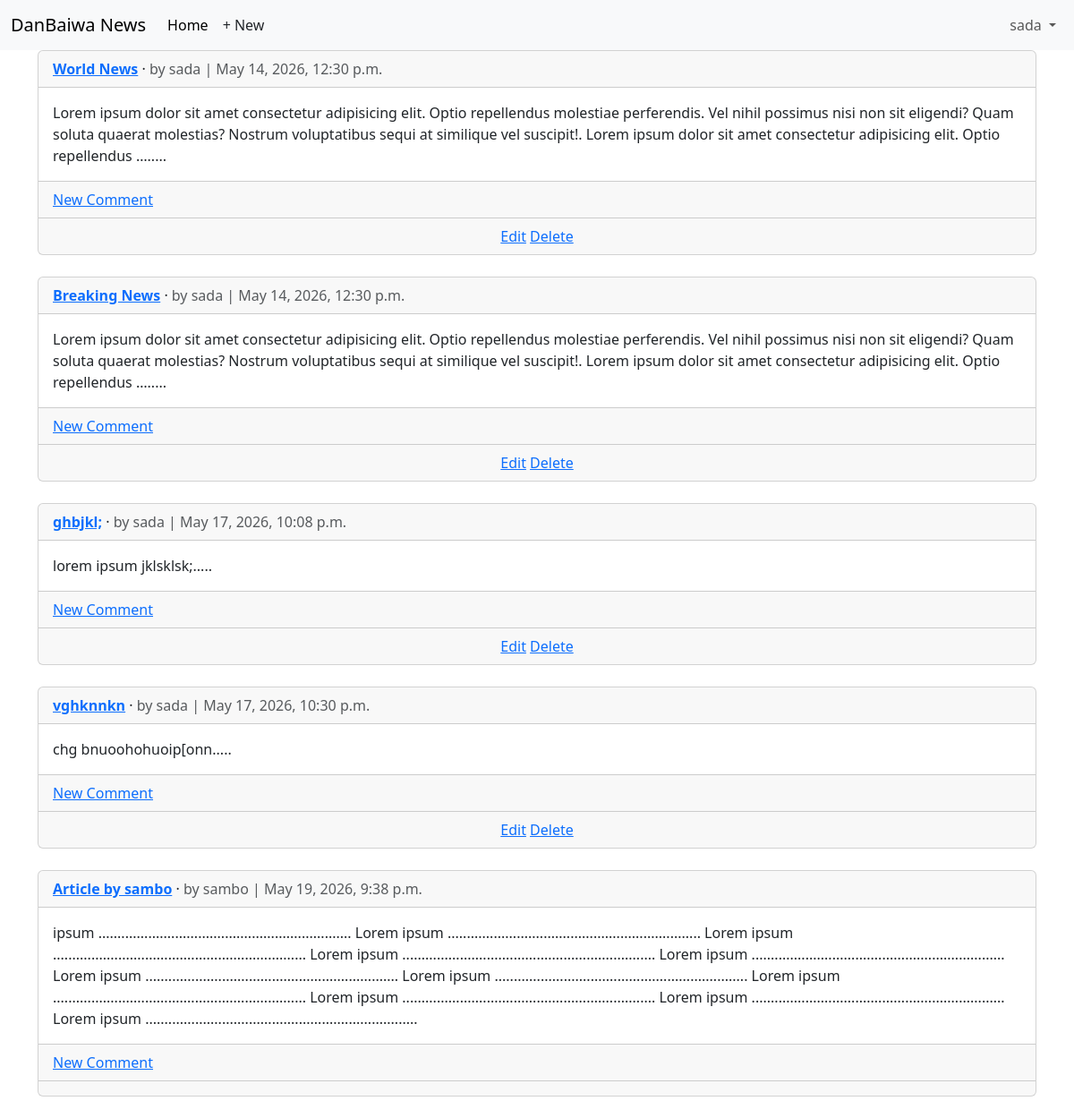
The page /articles/ (signed in) on the database as committed earlier.
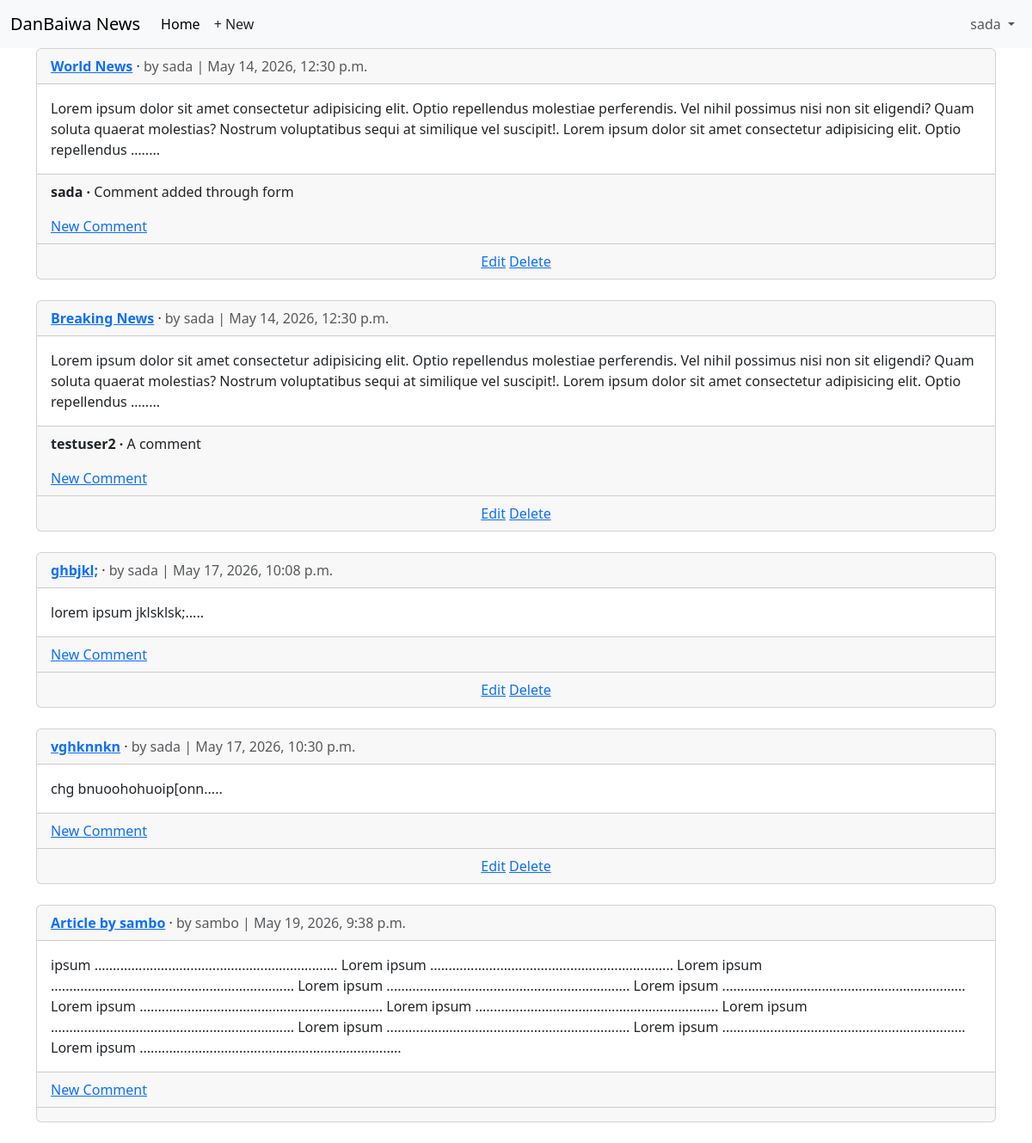
The same page on the database as committed later.
### articles/models.py (models this page shows, shortened)
class Article(models.Model):
    title = models.CharField(max_length=250)
    body = models.TextField()
    date = models.DateTimeField(auto_now_add=True)
    author = models.ForeignKey(
        settings.AUTH_USER_MODEL,
        on_delete=models.CASCADE,
    )
    def get_absolute_url(self):
        return reverse("article_detail", kwargs={"pk": self.pk})

class Comment(models.Model):
    article = models.ForeignKey(Article, on_delete=models.CASCADE)
    comment = models.CharField(max_length=200)
    author = models.ForeignKey(
        settings.AUTH_USER_MODEL,
        on_delete=models.CASCADE
    )
    def __str__(self):
        return self.comment

### accounts/models.py (models this page shows)
class CustomUser(AbstractUser):
    age = models.PositiveBigIntegerField(null=True, blank=True)

### articles/views.py (the view)
# urls.py: path("", ArticleListView.as_view(), name="article_list"),
class ArticleListView(LoginRequiredMixin, ListView):
    model = Article
    template_name = "article_list.html"

### templates/article_list.html (shortened to what this page needs)
{% extends "base.html" %}
{% block content %}
{% for article in article_list %}
<div class="card">
    <div class="card-header">
        <span class="fw-bold">
            <a href="{{ article.get_absolute_url }}">{{ article.title }}</a>
        </span> &middot;
        <span class="text-muted">by {{ article.author }} |
            {{ article.date }}</span>
    </div>
    <div class="card-body">
        {{ article.body|striptags|truncatewords:40 }}.....
    </div>
    <div class="card-footer">
        {% for comment in article.comment_set.all %}
        <p>
            <span class="fw-bold">
                {{ comment.author }} &middot;
            </span>
            {{ comment }}
        </p>
        {% endfor %}
        <a href="{{ article.get_absolute_url }}">New Comment</a>
    </div>
    <div class="card-footer text-center text-muted">
        {% if article.author.pk == request.user.pk %}
        <a href="{% url 'article_edit' article.pk %}">Edit</a>
        <a href="{% url 'article_delete' article.pk %}">Delete</a>
        {% endif %}
    </div>
</div>
<br />
{% endfor %}
{% endblock content %}

Rows that differ between the two databases and show on the page:
added Comment: author "sada", comment "Comment added through form", shown under Article "World News"
added Comment: author "testuser2", comment "A comment", shown under Article "Breaking News"
